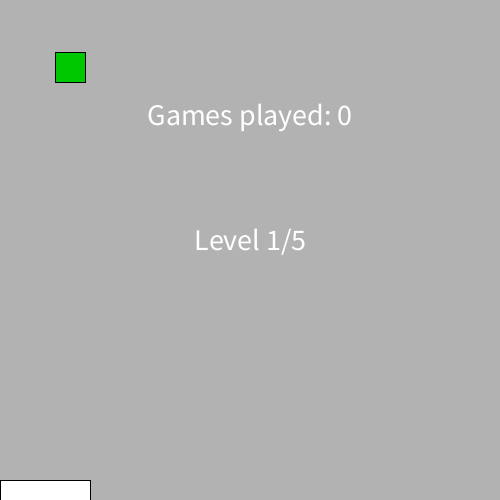
Frame 1 (no input)
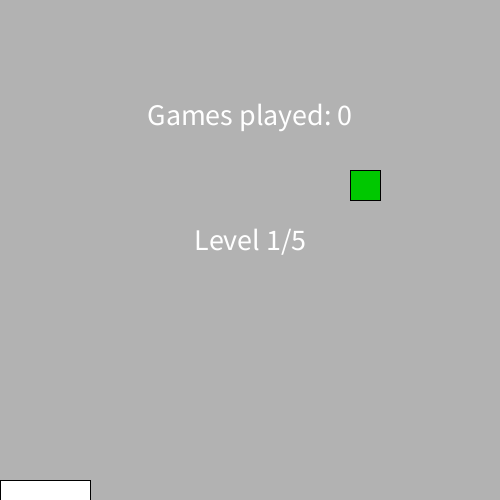
Frame 60 (the mouse pressed at the canvas centre just before this capture)
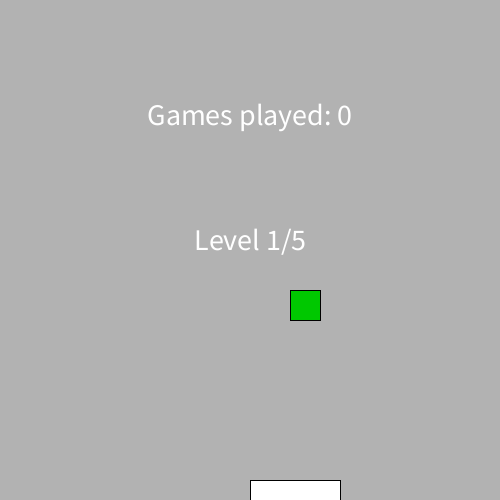
Frame 120 (the mouse held since frame 60 and released just before this capture)

The Processing sketch that drew these frames (run headless with seeded random() and noise(); from frame 60 on, the mouse is pressed at the canvas centre):

// Processing sketch: processing_101287
// ── processing_101287.pde

float posx = width/2;
float posy = height/2;
float velx = 5;
float vely = 2;
float pad_height = 20;
float pad_width = 90;
int score = 0;
int level = 1;
int moveArea = 30;

void setup(){
  size(500,500);
  background(200);
}

void draw(){
  background(178);
  posx += velx;
  posy += vely;
  fill(0,200,0);
  rect(posx,posy,30,30);
  fill(255);
  rect(mouseX,height-pad_height,pad_width,pad_height);
  textSize(30);
  textAlign(CENTER);
  fill(255);
  text("Games played: " + score,width/2,height/4);
  fill(255);
  text("Level " + level + "/5", width/2,height/2);
  //stroke(255);
  //line(0,height-moveArea,width,height-moveArea);
  
  if (posx>=width-30){
    velx = -velx;
  }
  else if (posx<=0){
    velx = +-velx;
  }
  else if (posy>=(height-30)-pad_height && posx>=mouseX &&
           posx<mouseX + pad_width){
    vely = -vely;
  }
  else if (posy>=height - 30){
    posx = width/2;
    posy = height/2;
    score += 1;
    velx = 5;
    vely = 2;
    level = 1;
  }
  else if (posy<=0){
    vely = +-vely * 1.2;
  }
  
  if (vely>=3){
    level = 2;
  }
  else if (vely>=4){
    level = 3;
  }
  else if (vely>=5){
    level = 4;
  }
  else if (vely>=7){
    level = 5;
  }
  
}
